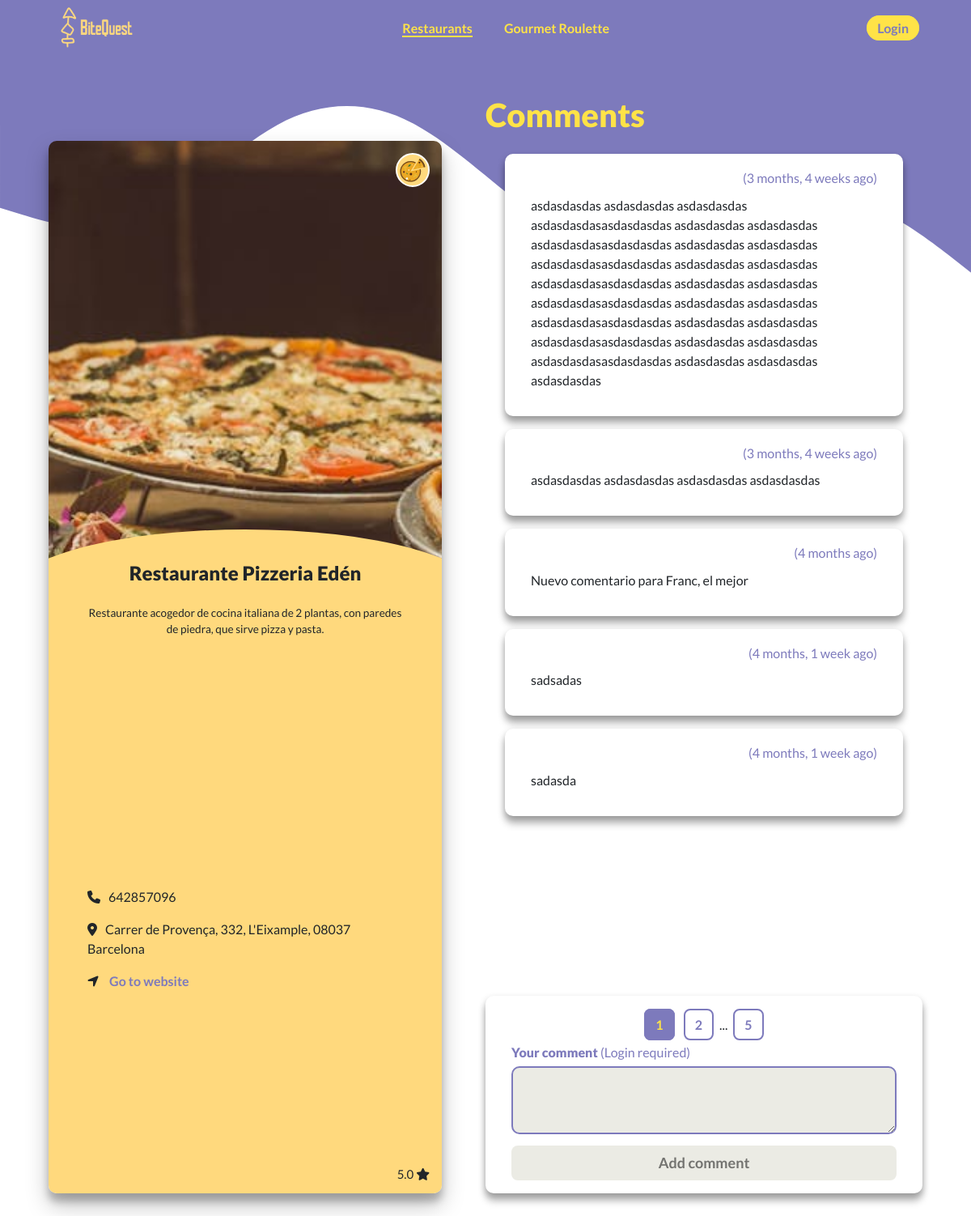
The app's page /restaurant/restaurante-pizzeria-eden with its own data.
### restaurants/models.py (models this page shows, shortened)
class Restaurant(models.Model):
    name = models.CharField(max_length=100)
    description = models.TextField()
    category = models.ForeignKey(Category, on_delete=models.CASCADE)
    address = models.CharField(max_length=150)
    phone_number = models.CharField(max_length=13)
    link = models.URLField(max_length=500, blank=True, null=True)
    owner = models.ForeignKey(settings.AUTH_USER_MODEL, on_delete=models.CASCADE, related_name='owned_restaurants')
    favorites = models.ManyToManyField(settings.AUTH_USER_MODEL, through='Favorite', related_name='favorite_restaurant')
    ratings = models.ManyToManyField(settings.AUTH_USER_MODEL, through='Rating', name='rating_restaurant')
    created_at = models.DateTimeField(auto_now_add=True)
    updated_at = models.DateTimeField(auto_now=True)
    image = models.ImageField(upload_to='restaurant_images/', blank=True, null=True)
    slug = models.SlugField(max_length=100, default='', null=False)

class Category(models.Model):
    name = models.CharField(max_length=50, unique=True)
    icon = models.FileField(upload_to='category_icons/', validators=[validate_icon])
    class Meta:
        verbose_name_plural = "Categories"

class Comment(models.Model):
    text = models.TextField(max_length=500, validators=[
        MinLengthValidator(limit_value=3, message='Comment must be greater than 3 characters')
    ])
    restaurant = models.ForeignKey(Restaurant, on_delete=models.CASCADE, related_name='comments')
    owner = models.ForeignKey(settings.AUTH_USER_MODEL, on_delete=models.CASCADE)
    created_at = models.DateTimeField(auto_now_add=True)
    updated_at = models.DateTimeField(auto_now=True)

### restaurants/views.py (the view)
# urls.py: path('restaurant/<slug:slug>', views.RestaurantDetailView.as_view(), name='restaurant_detail'),
class RestaurantDetailView(DetailView):
    model = Restaurant
    template_name = 'restaurants/restaurant_detail.html'
    def get(self, request, slug):
        try:
            restaurant = get_object_or_404(Restaurant.objects.annotate(avg_rating=Avg('rating__score')), slug=slug)
            user_raiting = None
            favorite = False
            page_number = request.GET.get('page', 1)
            if request.user.is_authenticated:
                user_raiting = Rating.objects.filter(restaurant=restaurant, user=request.user).first()
                favorite = True if Favorite.objects.filter(restaurant=restaurant, user=request.user).first() else False
            comments = Comment.objects.filter(restaurant=restaurant).order_by('-created_at')
            paginator = Paginator(comments, per_page=5)
            page_object = paginator.get_page(page_number)
            context = {
                'restaurant': restaurant,
                'user_raiting': getattr(user_raiting,'score', 0),
                'favorite': favorite,
                'comments_list': page_object,
                'page_number': page_number,
                'paginator': list(paginator.get_elided_page_range(number=page_number, on_each_side=1, on_ends=1,))
            }
            return render(request, self.template_name, context)
        except Restaurant.DoesNotExist:
            raise Http404("Restaurant does not exist")

### core/templatetags/filters.py (called while the page is built)
@register.filter
def is_integer(value):
    return isinstance(value, int)

### restaurants/templates/restaurants/restaurant_detail.html (shortened to what this page needs)
{% extends 'base_navbar.html' %}
{% load static %}
{% load humanize %}
{% block extra_head %}
<link rel="stylesheet" href="{% static 'restaurants/css/card_details.css' %}">
<link rel="stylesheet" href="{% static 'restaurants/css/comments.css' %}">
{% endblock %}
{% block content %}
<div id="content">
    <section id="card-details-section">
        <div id="card">
            <span><img src="{{ restaurant.category.icon.url }}"></span>
            <div id="card-content">
                <h3 id="card-title">{{ restaurant.name }}</h3>
                <p id="card-text">
                    {% if restaurant.description|length <= 500 %}
                    {{ restaurant.description }}
                    {% else %}
                    {{ restaurant.description|slice:"0:500" }}...
                    {% endif %}
                </p>
                <p id="card-phone"><i class="fa-solid fa-phone"></i>{{ restaurant.phone_number }}</p>
                <p id="card-address"><i class="fa-solid fa-location-dot"></i>{{ restaurant.address }}</p>
                {% if restaurant.link %}
                    <p id="card-link">
                        <i class="fa-solid fa-location-arrow"></i>
                        <a href="{{ restaurant.link }}" target="_blank">Go to website</a>
                    </p>
                {% endif %}
                {% if restaurant.avg_rating %}
                	<p id="card-rating">{{ restaurant.avg_rating }} <i class="fa-solid fa-star"></i></p>
                {% endif %}
            </div>
            <img id="card-image" src="{{ restaurant.image.url }}" alt="{{ restaurant.name }} image">
        </div>
    </section>
    <section id="comments-section">
        <h1>Comments</h1>
        <div id="comments-box">
            {% for comment in comments_list%}
            <div class="comment">
                <div class="comment-user-data">
                    <h6>({{ comment.updated_at|naturaltime }})</h6>
                </div>
                <p class="comment-text">{{ comment.text }}</p>
            </div>
            {% endfor %}
        </div>
        <div id="user-comment-box">
            {% if paginator|length > 1 %}
            <div id="comments-paginator">
                {% include "restaurants/paginator.html" %}
            </div>
            {% endif %}
            <div id="add-comment-box">
                <h6>Your comment {% if not user.is_authenticated %}<span>(Login required)</span>{% endif %}</h6>
                <form method="POST" action="{% url 'restaurants:restaurant_comment_create' restaurant.slug %}">
                    <textarea
                        name="comment"
                        rows="2"
                        {% if not user.is_authenticated %}class="add-comment-disabled" disabled{% endif %}>
                    </textarea>
                    <button
                        type="submit"
                        id="add-comment"
                        {% if not user.is_authenticated %}class="add-comment-disabled" disabled{% endif %}>
                        Add comment
                    </button>
                </form>
            </div>
        </div>
    </section>
</div>
{% endblock %}

### templates/base_navbar.html (shortened to what this page needs)
{% extends 'base.html' %}
{% load static %}
{% block head%}
<link rel="stylesheet" href="{% static 'css/styles.css' %}">
{% block extra_head %}{% endblock %}
{% endblock %}
{% block navbar %}
<nav>
    <div class="logo"><a href="{% url 'restaurants:restaurant_list' %}"><img src="{% static 'images/logo.png' %}" ></a></div>
    <ul class="nav-links">
      <li><a class="selected" href="{% url 'restaurants:restaurant_list' %}">Restaurants</a></li>
      <li><a href="#">Gourmet Roulette</a></li>
    </ul>
    <ul class="nav-user">
        {% if user.is_authenticated %}
            <li id="user"><a>{{ user.username }}</a></li>
            <li>
                <form action="{% url 'logout' %}" method="post">
                    {% csrf_token %}
                    <button class="login" type="submit">Log Out</button>
                </form>
            </li>
        {% else %}
            <li><a class="login" href="{% url 'login' %}">Login</a></li>
        {% endif %}
    </ul>
</nav>
{% endblock %}

### templates/base.html (shortened to what this page needs)
<!DOCTYPE html>
<html>
<head>
<link href="https://cdn.jsdelivr.net/npm/bootstrap@5.0.2/dist/css/bootstrap.min.css" rel="stylesheet">
<link href="https://cdnjs.cloudflare.com/ajax/libs/font-awesome/6.7.1/css/all.min.css" rel="stylesheet">
{% block head %} {% endblock %}
</head>
<body>
{% block navbar %} {% endblock %}
{% block content %}
{% endblock %}
</body>
</html>

### restaurants/templates/restaurants/paginator.html
{% load filters %}
{% for page in paginator %}
    {% if page|is_integer %}
        <a href="{% url 'restaurants:restaurant_detail' restaurant.slug %}?page={{ page }}"
        {% if page == page_number|add:"0" %} class="selected" {% endif %}
        {% if page < 10 %} style="padding: 0.5rem 0.75rem;" {% else %} style="padding: 0.5rem 0.5rem;" {% endif %}
        >{{ page }}</a>
    {% else %}
        ...
    {% endif %}
{% endfor %}

### static/css/styles.css (style rules this page uses)
* { margin: 0; padding: 0; box-sizing: border-box; font-family: "Lato","Poppins", sans-serif; }
nav { width: 100%; height: 70px; background-color: #7d7abc; display: flex; justify-content: space-between; align-items: center; margin: auto; padding: 0 4rem; }
nav a { text-decoration: none; }
nav li > a { color: #ffe347; }
nav li > .selected { border-bottom: 2px solid #ffe347; }
nav ul, li { text-decoration: none; display: inline; margin: 0; padding: 0; }
nav .nav-links > li { padding: 0 1.5vw 0 1.5vw; font-weight: bold; }
nav .login { border: 1px solid #ffe347; border-radius: 30px; background-color: #ffe347; color: #7d7abc; font-weight: bold; padding: 5px 1vw; }
nav .logo img { width: 115px; }
.nav-user { display: flex; }

### restaurants/static/restaurants/css/card_details.css (style rules this page uses)
#content { display: flex; justify-content: center; margin: 3rem 0; }
section { width: 45%; height: 100vh; display: flex; flex-direction: column; }
#card h1, h2, h3, h4, h5 { font-weight: 800; margin-top: 0; margin-bottom: 0; }
#card { width: 90%; flex: 1; position: relative; overflow: hidden; box-shadow: rgba(0, 0, 0, 0.25) 0px 14px 28px, rgba(0, 0, 0, 0.22) 0px 10px 10px; border: 0; border-radius: 10px; }
#card span { position: absolute; top: 15px; right: 15px; border-radius: 50%; background-color: #FFD97D; padding: 0.2rem; border: 2px solid #FEFEFA; z-index: 1; }
#card span > img { width: 2rem; height: 2rem; }
#card #card-rating { position: absolute; font-size: 15px; bottom: 5px; right: 15px; z-index: 1; margin-bottom: 0.5rem; }
#card-content { width: 100%; height: 60%; background-color: #FFD97D; padding: 0 3rem 2.5rem; position: absolute; bottom: 0; left: 0; z-index: 1; }
#card-content::before { content: ""; width: 100%; height: 120px; background-color: inherit; position: absolute; left: 0; top: -80px; clip-path: ellipse(60% 80px at bottom center); z-index: -1; }
#card-title { font-size: 1.5rem; margin-bottom: 1em; text-align: center; }
#card-text { font-size: 0.85rem; text-align: center; min-height: 45%; }
#card-image { width: 100%; height: 60%; object-fit: cover; object-position: center; }
#card-phone > i, #card-address > i, #card-link > i { margin-right: 10px; }
#card-link a { color: #7d7abc; font-weight: bold; text-decoration: none; }

### restaurants/static/restaurants/css/comments.css (style rules this page uses)
#comments-section { position: relative; display: flex; flex-direction: column; width: 45%; height: 100vh; }
#comments-section > h1 { color: #ffe347; font-weight: 800; flex: 0 0 auto; }
.comment { width: 100%; background-color: #fff; padding: 1rem 2rem; box-shadow: rgba(0, 0, 0, 0.25) 0px 4px 8px, rgba(0, 0, 0, 0.22) 0px 10px 10px; border: 0; border-radius: 10px; margin-bottom: 1rem; position: relative; }
.comment-user-data { width: 100%; text-align: end; margin-bottom: 0.6rem; }
.comment-user-data h5, .comment-user-data h6 { display: inline; color: #7d7abc; }
#add-comment-box > h6 { font-weight: 800; color: #7d7abc; margin-top: 0.75rem; }
#add-comment-box > h6 > span { font-weight: normal; }
#add-comment-box textarea { color: #7d7abc; background-color: #fff; padding: 1rem 2rem; width: 100%; border: 2px solid #7d7abc; border-radius: 10px; outline: none; margin-bottom: 0.5rem; }
#add-comment-box button { font-size: large; background-color: #7d7abc; border: 0; border-radius: .5rem; color: #FFD97D; padding: .5rem; font-weight: bold; width: 100%; }
#add-comment-box textarea.add-comment-disabled { background-color: #EBEBE4; }
#add-comment-box button.add-comment-disabled { background-color: #EBEBE4; color: #737370; }
#user-comment-box { background-color: #fff; margin-top: 1.5rem; box-shadow: rgba(0, 0, 0, 0.25) 0px 4px 8px, rgba(0, 0, 0, 0.22) 0px 10px 10px; border-radius: 10px; padding: 1rem 2rem; flex: 0 0 auto; }
#comments-paginator { padding-top: 0.5rem; text-align: center; }
#comments-paginator .selected { background-color: #7d7abc; color: #ffe347; }
#comments-paginator a { text-decoration: None; border: 2px solid #7d7abc; border-radius: 0.5rem; margin: 0 0.25rem; color: #7d7abc; font-weight: bold; }

### records on screen
Restaurant: category.icon (picture), name "Restaurante Pizzeria Edén", description "Restaurante acogedor de cocina italiana de 2 plantas, con paredes de piedra, que sirve pizza y pasta.", phone_number "642857096", address "Carrer de Provença, 332, L'Eixample, 08037 Barcelona", avg_rating "5.0", image (picture)
Comment: updated_at "3 months, 4 weeks ago", text "asdasdasdas asdasdasdas asdasdasdas asdasdasdasasdasdasdas asdasdasdas asdasdasdas asdasdasdasasdasdasdas asdasdasdas asdasdasdas asdasdasdasasdasdasdas asdasdasdas asdasdasdas asdasdasdasasdasdasdas asdasdasdas asdasdasdas asdasdasdasasdasdasdas asdasdasdas asdasdasdas asdasdasdasasdasdasdas asdasdasdas asdasdasdas asdasdasdasasdasdasdas asdasdasdas asdasdasdas asdasdasdasasdasdasdas asdasdasdas asdasdasdas asdasdasdas"
Comment: updated_at "3 months, 4 weeks ago", text "asdasdasdas asdasdasdas asdasdasdas asdasdasdas"
Comment: updated_at "4 months ago", text "Nuevo comentario para Franc, el mejor"
Comment: updated_at "4 months, 1 week ago", text "sadsadas"
Comment: updated_at "4 months, 1 week ago", text "sadasda"

### other values on screen
{{ page }} "1" "2" "5"
